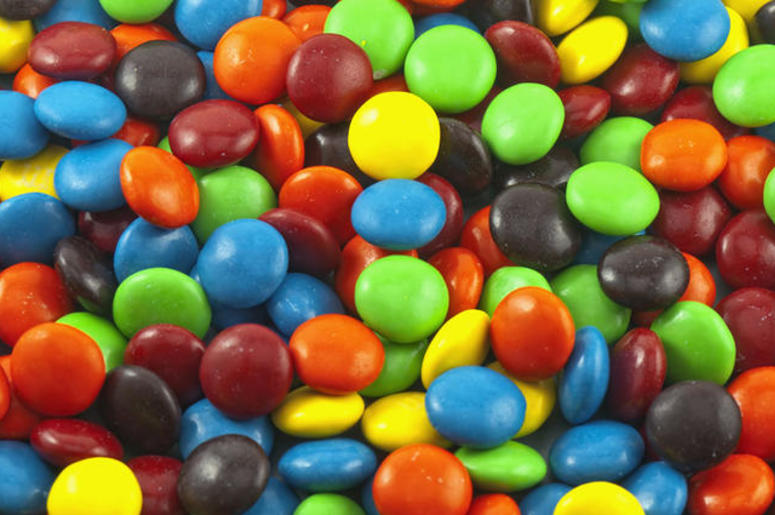
#> input picture 6. Computer Vision/02. Annotating images and color spaces/img/m.jpg, 775 x 515 px
$ jupyter execute 'Computer vision image annotations.ipynb'
#> lines starting #> are read from the running program, lines starting #| are printed output that depends on the picture
# Computer Vision Image annotations

### Import statements

[cell 1]
import cv2
import numpy as np
import matplotlib.pyplot as plt

[cell 2]
cv2.__version__

[cell 3]
def imshow(img):
    cv2.cvtColor(img,cv2.COLOR_BGR2RGB)
    plt.imshow(img)

### To edit an image making a copy of it is always a good idea!

[cell 4]
# Load an image
# And make a copy of the original image to avoid manipulating the original image
img = cv2.imread('img/m.jpg')
#> img is the input picture: shape (515, 775, 3); mean B, G, R 63.8, 107.6, 121.9
img_copy = img.copy()
img

[Hint](# "Numpy .copy function")

## Drawing

### Drawing lines

[cell 5]
# Draw some lines on top of the image
cv2.line(img_copy, (0,0),(100,500),(255,0,255),5)
imshow(img_copy)

[Hint](# "cv2.line function")

### Circles

[cell 6]
# Draw some circles on top of the image
cv2.circle(img_copy,(300,300),55,(255,0,0),3)
imshow(img_copy)

[Hint](# "cv2.circle")

### Ellipses

[cell 7]
# Draw some elipses on top of the image
cv2.ellipse(img_copy,(250, 150), (80, 20), 5, 0, 360, (0,255,0), -1)
imshow(img_copy)

[Hint](# "cv2.ellipse")

### Poligons

[cell 8]
# Lets draw some poligons, first declare the points of the poligon
pts = np.array([[(12,22),(230,121),(55,78),(23,45)]])
cv2.polylines(img_copy,pts,True, (255,150,255),4)
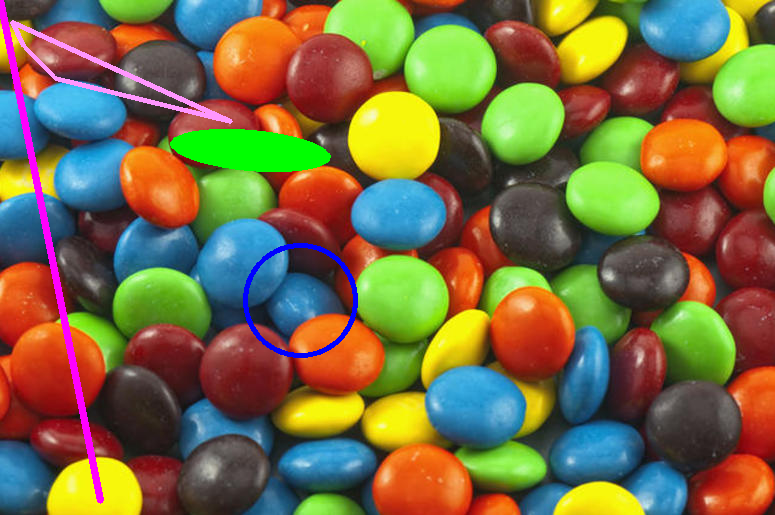
#> img_copy: shape (515, 775, 3); mean B, G, R 67, 109.2, 121.3
imshow(img_copy)

[Hint](# "Example: np.array([[10,5],[120,130],[170,120],[250,210]], np.int32)")

[cell 9]
# Draw the poligon on top of the image

[Hint](# "cv2.polylines(img_copy,[pts],False,(255,0,0),3)")

### Add an overlay on top of an image

[cell 10]
# Load an image and create a copy of it you can call it overlay
# Create a rectangle with a fill color (-1) on top of the overlay image
# Combine both images setting some opacity on the overlay
# Add some text on top of the overlay and show the image on screen
i = cv2.imread('img/blue-flowers.jpg')
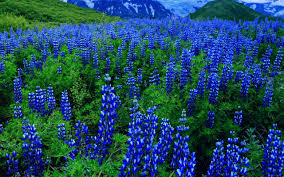
#> input picture 6. Computer Vision/02. Annotating images and color spaces/img/blue-flowers.jpg, 284 x 177 px
#> i is the input picture: shape (177, 284, 3); mean B, G, R 95.9, 74.3, 30.7
base = i.copy()
overlay = i.copy()
cv2.rectangle(overlay,(10,10),(170,70), (0,0,0),-1)
cv2.putText(overlay,"Text Example",(40,40), cv2.FONT_HERSHEY_PLAIN, 1, (255,255,255),2)
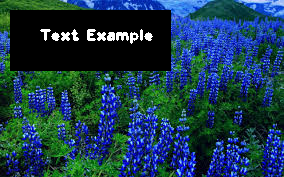
#> overlay: shape (177, 284, 3); mean B, G, R 77.6, 58.9, 25.7
alpha = 0.5
x = cv2.addWeighted(overlay,alpha,base,1-alpha,0)
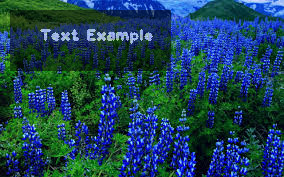
#> x: shape (177, 284, 3); mean B, G, R 86.8, 66.6, 28.2
imshow(x)
